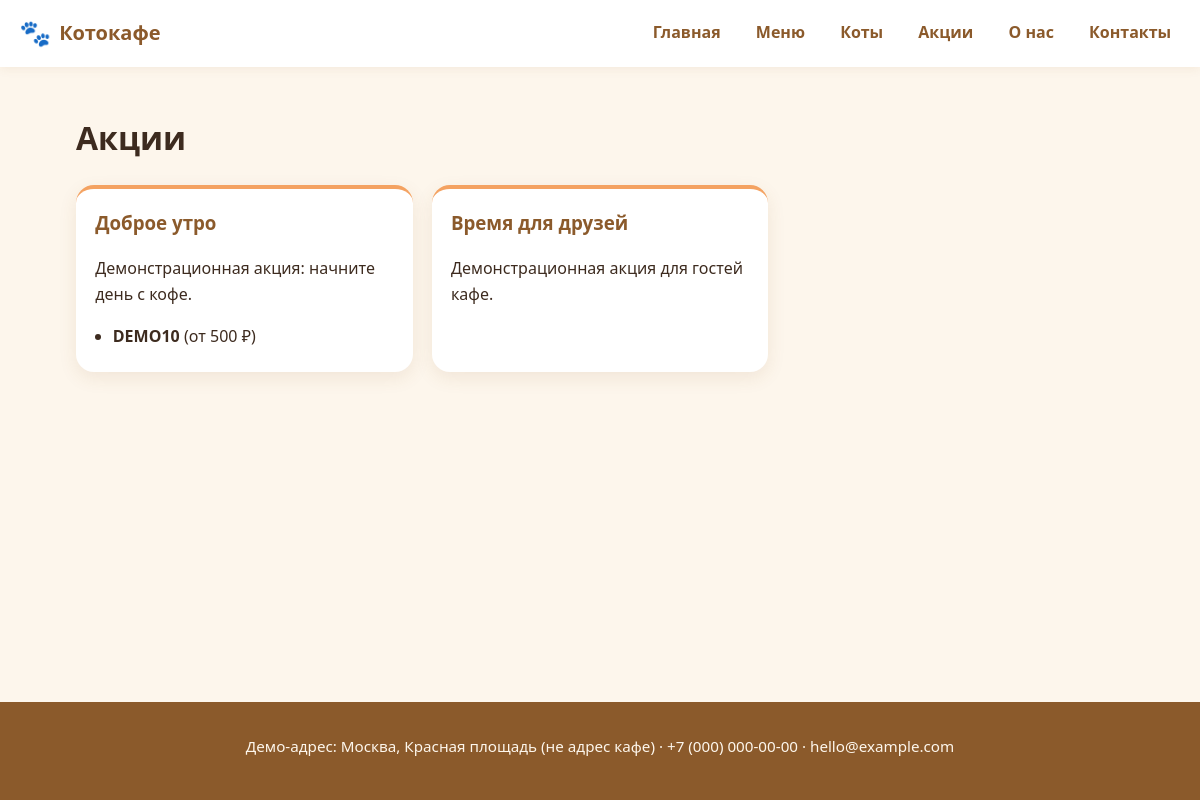
Page /promotions on the committed database.
### models.py (models this page shows)
class Promotion(db.Model):
    __tablename__ = 'cafe_promotion'
    id = db.Column(db.Integer, primary_key=True)
    title = db.Column(db.String(200))
    title_en = db.Column(db.String(200))
    description = db.Column(db.Text)
    description_en = db.Column(db.Text)
    starts_at = db.Column(db.Date)
    ends_at = db.Column(db.Date)
    active = db.Column(db.Boolean)
    show_banner = db.Column(db.Boolean)

class Coupon(db.Model):
    __tablename__ = 'cafe_coupon'
    id = db.Column(db.Integer, primary_key=True)
    promotion_id = db.Column(db.Integer, db.ForeignKey('cafe_promotion.id'))
    code = db.Column(db.String(80), unique=True)
    discount = db.Column(db.String(80))
    discount_type = db.Column(db.String(10))
    discount_value = db.Column(db.Numeric(9, 2))
    min_order = db.Column(db.Numeric(9, 2))
    discount_en = db.Column(db.String(80))
    conditions = db.Column(db.Text)
    conditions_en = db.Column(db.Text)
    active = db.Column(db.Boolean)
    promotion = db.relationship('Promotion', backref='coupons')

class Contact(db.Model):
    __tablename__ = 'cafe_contact'
    id = db.Column(db.Integer, primary_key=True)
    address = db.Column(db.String(250))
    address_en = db.Column(db.String(250))
    hours = db.Column(db.String(150))
    hours_en = db.Column(db.String(150))
    phone = db.Column(db.String(50))
    email = db.Column(db.String(254))
    map_url = db.Column(db.String(200))
    social_url = db.Column(db.String(200))

### app.py (the view)
@app.route('/promotions/')
@app.route('/promotions')
def promotions():
    promos = current_promotions()
    active_coupons = {}
    for p in promos:
        active_coupons[p.id] = [c for c in p.coupons if c.active]
    return render_template('promotions.html',
                           promotions=promos,
                           active_coupons=active_coupons)

### app.py (called while the page is built)
@app.context_processor
def inject_globals():
    return {
        'contact': Contact.query.first(),
        'social_links': (
            SocialLink.query
            .filter_by(active=True)
            .order_by(SocialLink.sort_order, SocialLink.id)
            .all()
        ),
    }

def current_promotions():
    today = date.today()
    promos = Promotion.query.filter_by(active=True).all()
    return [
        p for p in promos
        if (p.starts_at is None or p.starts_at <= today)
        and (p.ends_at is None or p.ends_at >= today)
    ]

@app.template_filter('price')
def price_filter(value):
    if value is None:
        return ''
    try:
        s = f'{value:.2f}'.rstrip('0').rstrip('.')
    except Exception:
        s = str(value)
    return s

### templates/promotions.html (shortened to what this page needs)
{% extends 'base.html' %}
{% block content %}
<h1>Акции</h1>
<div class="promo-grid">
  {% for p in promotions %}
    <article class="promo-card">
      <h3>{{ p.title }}</h3>
      <p>{{ p.description }}</p>
      {% set coupons = active_coupons.get(p.id) %}
      {% if coupons %}
        <ul class="coupon-list">
          {% for c in coupons %}
            <li>
              <strong>{{ c.code }}</strong>
              {% if c.min_order %} (от {{ c.min_order | price }} ₽){% endif %}
            </li>
          {% endfor %}
        </ul>
      {% endif %}
    </article>
  {% else %}
    <p>Сейчас акций нет.</p>
  {% endfor %}
</div>
{% endblock %}

### templates/base.html (shortened to what this page needs)
<!doctype html>
<html lang="ru">
<head>
  <link rel="stylesheet" href="{{ url_for('static', filename='css/style.css') }}">
</head>
<body>
  <header class="site-header">
    <a class="logo" href="{{ url_for('home') }}">
      <span class="logo-icon">🐾</span>
      <span class="logo-text">Котокафе</span>
    </a>
    <nav class="nav">
      <a href="{{ url_for('home') }}">Главная</a>
      <a href="{{ url_for('menu') }}">Меню</a>
      <a href="{{ url_for('cats') }}">Коты</a>
      <a href="{{ url_for('promotions') }}">Акции</a>
      <a href="{{ url_for('about') }}">О нас</a>
      <a href="{{ url_for('contacts') }}">Контакты</a>
    </nav>
  </header>
  <main class="container">
    {% block content %}{% endblock %}
  </main>
  <footer class="site-footer">
    <div>
      {% if contact %}
        {{ contact.address }} ·
        {{ contact.phone }} ·
        {{ contact.email }}
      {% endif %}
    </div>
  </footer>
</body>
</html>

### static/css/style.css (style rules this page uses)
:root { --cream: #fdf6ec; --cocoa: #8b5a2b; --caramel: #d9a26b; --peach: #f4a261; --ink: #3d2b1f; --muted: #8a7864; }
* { box-sizing: border-box; }
html, body { margin: 0; padding: 0; background: var(--cream); color: var(--ink); font-family: "Nunito", "Segoe UI", system-ui, sans-serif; line-height: 1.6; }
body { display: flex; flex-direction: column; min-height: 100vh; }
a { color: var(--cocoa); text-decoration: none; }
.container { flex: 1; width: 100%; max-width: 1080px; margin: 0 auto; padding: 1.5rem 1rem 3rem; }
.site-header { display: flex; align-items: center; justify-content: space-between; gap: 1rem; padding: .8rem 1.2rem; background: white; box-shadow: 0 2px 10px rgba(139, 90, 43, .08); position: sticky; top: 0; z-index: 10; flex-wrap: wrap; }
.logo { display: flex; align-items: center; gap: .5rem; font-weight: 800; font-size: 1.25rem; color: var(--cocoa); }
.logo-icon { font-size: 1.6rem; }
.nav { display: flex; gap: 1rem; flex-wrap: wrap; }
.nav a { padding: .35rem .6rem; border-radius: 999px; font-weight: 600; }
.site-footer { padding: 2rem 1.2rem; background: var(--cocoa); color: var(--cream); text-align: center; font-size: .95rem; }
.promo-grid { display: grid; grid-template-columns: repeat(auto-fill, minmax(280px, 1fr)); gap: 1.2rem; }
.promo-card { background: white; border-radius: 18px; padding: 1.2rem; box-shadow: 0 6px 18px rgba(139, 90, 43, .1); border-top: 4px solid var(--peach); }
.promo-card h3 { margin-top: 0; color: var(--cocoa); }
.coupon-list { padding-left: 1.1rem; margin: .6rem 0 0; }
.coupon-list li { margin: .25rem 0; color: var(--ink); }

### rows in the picture
Promotion: title "Доброе утро", description "Демонстрационная акция: начните день с кофе."
Coupon: code "DEMO10", min_order "500"
Promotion: title "Время для друзей", description "Демонстрационная акция для гостей кафе."
Contact: address "Демо-адрес: Москва, Красная площадь (не адрес кафе)", phone "+7 (000) 000-00-00", email "hello@example.com"
